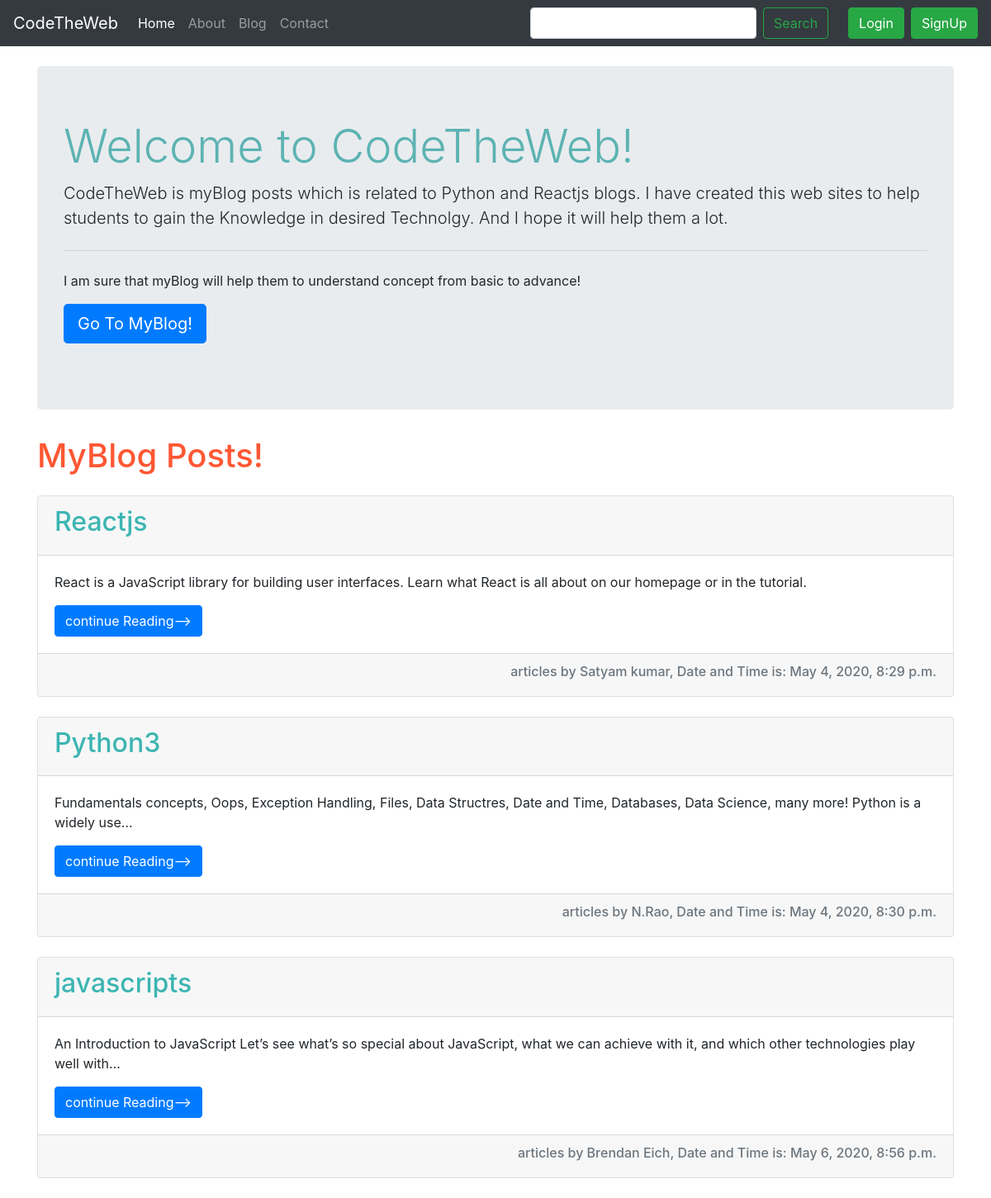
The page / on the database its author committed.
### Blog/models.py (models this page shows, shortened)
class Post(models.Model):
    post_id=models.AutoField(primary_key=True)
    title=models.CharField(max_length=255)
    author=models.CharField(max_length=20)
    content = models.TextField()
    slug = models.CharField(max_length=150)
    timestamp=models.DateTimeField(blank=True)

### home/views.py (the view)
# urls.py: 2. Add a URL to urlpatterns:  path('', views.home, name='home')
def home(request):
    posts=Post.objects.all()
    homepost={'posts':posts}
    return render(request, 'home/home.html', homepost)

### templates/home/home.html (shortened to what this page needs)
{% extends 'base.html' %}
{%block homeactive%}active{%endblock homeactive%}
{%block body%}
<div class="container my-4">
    <div class="jumbotron">
        <h1 class="display-4" style="color:#5cb3b2;">Welcome to CodeTheWeb!</h1>
        <p class="lead">CodeTheWeb is myBlog posts which is related to Python and Reactjs blogs. I have created this web sites to help students to gain the
         Knowledge in desired Technolgy. And I hope it will help them a lot.</p>
        <hr class="my-4">
        <p>I am sure that myBlog will help them to understand concept from basic to advance!</p>
        <p class="lead">
            <a class="btn btn-primary btn-lg" href="/blog" role="button">Go To MyBlog!</a>
        </p>
    </div>
</div>
<div class="container my-3">
    <h1 style="color:#FF5733">MyBlog Posts!</h1>
    {% for post in posts%}
     <div class="card my-4">
        <div class="card-header">
            <h2 style="color:#3cb5b2">{{post.title}}</h2>
        </div>
        <div class="card-body">
            <p class="card-text">
                {{post.content | truncatechars:150}}
            </p>
            <a href="/blog" class="btn btn-primary">continue Reading--></a>
        </div>
         <div class="card-footer text-muted text-right">
            <h6> articles by {{post.author}}, Date and Time is: {{post.timestamp}} </h6>
        </div>
    </div>
    {%endfor%}
</div>
{%endblock body%}

### rows shown on the page
Post: title "Reactjs", content "React is a JavaScript library for building user interfaces. Learn what React is all about on our homepage or in the tutorial.", author "Satyam kumar", timestamp "May 4, 2020, 8:29 p.m."
Post: title "Python3", content "Fundamentals concepts, Oops, Exception Handling, Files, Data Structres, Date and Time, Databases, Data Science, many more! Python is a widely use…", author "N.Rao", timestamp "May 4, 2020, 8:30 p.m."
Post: title "javascripts", content "An Introduction to JavaScript Let’s see what’s so special about JavaScript, what we can achieve with it, and which other technologies play well with…", author "Brendan Eich", timestamp "May 6, 2020, 8:56 p.m."
